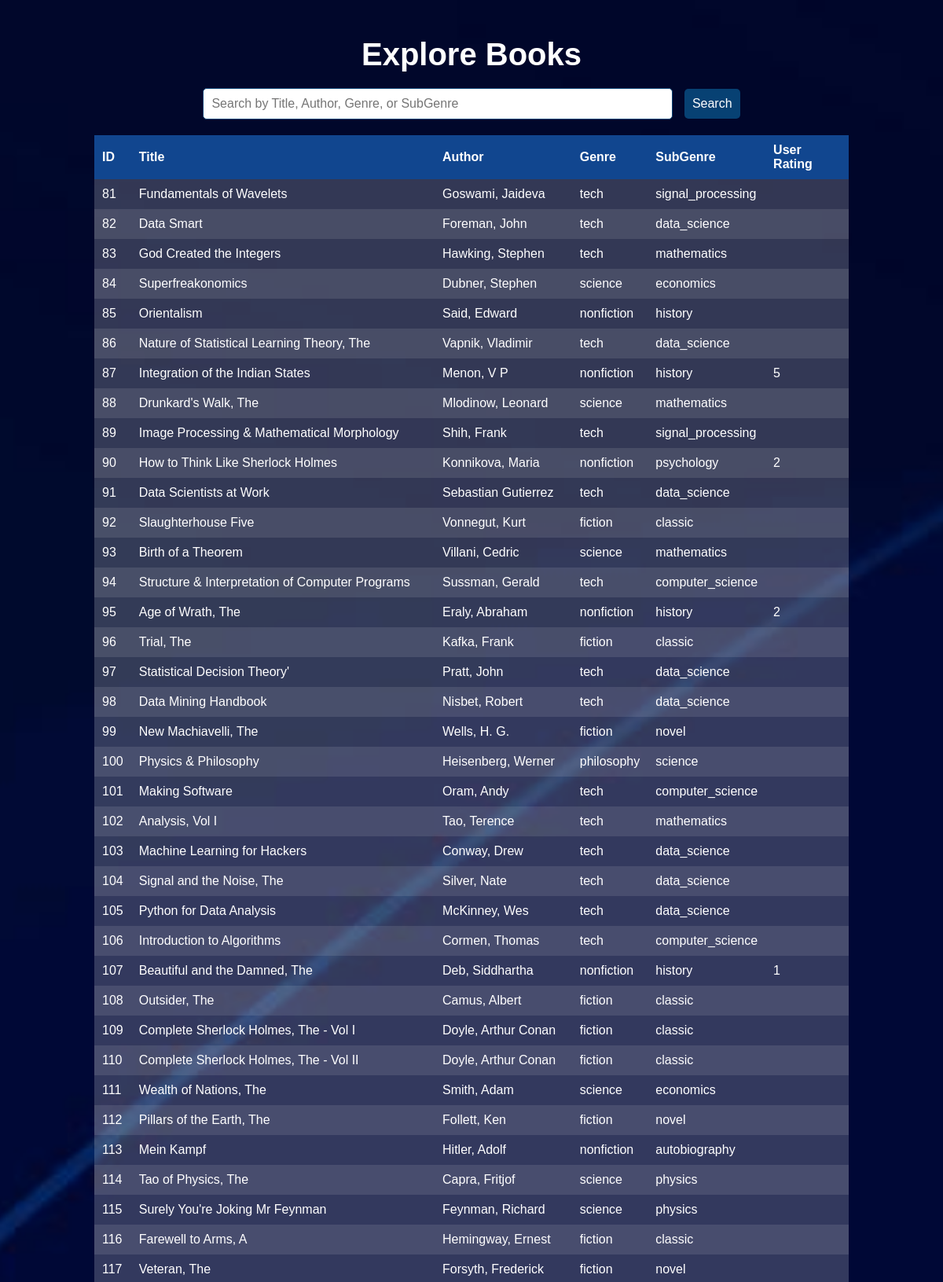
/templates/Explore.php (upper part), run on the app's committed database.
### tables this page shows
CREATE TABLE `book` (
  `id` int(11) NOT NULL,
  `Title` varchar(255) DEFAULT NULL,
  `Author` varchar(255) DEFAULT NULL,
  `Genre` varchar(255) DEFAULT NULL,
  `SubGenre` varchar(255) DEFAULT NULL,
  `UserRating` float DEFAULT NULL
);

### templates/Explore.php (the view, shortened to what this page needs)
<?php
$servername = "localhost";
$username = "root";
$password = "";
$dbname = "book_recommendation";
$conn = new mysqli($servername, $username, $password, $dbname);
$sort_column = 'id';
$sort_order = 'ASC';
$search_query = '';
$sql = "SELECT id, Title, Author, Genre, SubGenre, UserRating FROM book
        WHERE Title LIKE '%$search_query%'
        OR Author LIKE '%$search_query%'
        OR Genre LIKE '%$search_query%'
        OR SubGenre LIKE '%$search_query%'
        ORDER BY $sort_column $sort_order";
$result = $conn->query($sql);
?>
<!DOCTYPE html>
<html>
<head>
</head>
<body style="background-position: center center; background-size: cover; background-repeat: repeat; min-height: 100vh;">
    <div class="container">
        <h1>Explore Books</h1>
        <div class="search-form">
            <form method="get" action="">
                <input type="text" name="search" class="search-input" placeholder="Search by Title, Author, Genre, or SubGenre" value="<?php echo isset($_GET['search']) ? htmlspecialchars($_GET['search']) : ''; ?>">
                <button type="submit" class="search-button">Search</button>
            </form>
        </div>
        <div class="table-container">
            <table>
                <thead>
                    <tr>
                        <th><a href="?sort=id&order=<?php echo $sort_order == 'ASC' ? 'DESC' : 'ASC'; ?>">ID</a></th>
                        <th><a href="?sort=Title&order=<?php echo $sort_order == 'ASC' ? 'DESC' : 'ASC'; ?>">Title</a></th>
                        <th><a href="?sort=Author&order=<?php echo $sort_order == 'ASC' ? 'DESC' : 'ASC'; ?>">Author</a></th>
                        <th><a href="?sort=Genre&order=<?php echo $sort_order == 'ASC' ? 'DESC' : 'ASC'; ?>">Genre</a></th>
                        <th><a href="?sort=SubGenre&order=<?php echo $sort_order == 'ASC' ? 'DESC' : 'ASC'; ?>">SubGenre</a></th>
                        <th><a href="?sort=UserRating&order=<?php echo $sort_order == 'ASC' ? 'DESC' : 'ASC'; ?>">User Rating</a></th>
                    </tr>
                </thead>
                <tbody>
                    <?php
                    if ($result->num_rows > 0) {
                        while($row = $result->fetch_assoc()) {
                            echo "<tr>";
                            echo "<td>" . $row["id"]. "</td>";
                            echo "<td>" . $row["Title"]. "</td>";
                            echo "<td>" . $row["Author"]. "</td>";
                            echo "<td>" . $row["Genre"]. "</td>";
                            echo "<td>" . $row["SubGenre"]. "</td>";
                            echo "<td>" . $row["UserRating"]. "</td>";
                            echo "</tr>";
                        }
                    } else {
                        echo "<tr><td colspan='6'>No records found</td></tr>";
                    }
                    ?>
                </tbody>
            </table>
        </div>
    </div>
</body>
</html>

### templates/Explore.php (style rules this page uses)
body, html { margin: 0; padding: 0; height: 100%; font-family: 'Arial', sans-serif; background-image: url('http://localhost/book_recommendation/templates/Background_image.jpg'); color: white; background-attachment: fixed; }
.container { width: 80%; margin: auto; padding: 20px; }
h1 { text-align: center; font-size: 2.5rem; margin-bottom: 20px; }
.table-container { overflow-x: auto; }
table { width: 100%; border-collapse: collapse; background: rgba(255, 255, 255, 0.2); border-radius: 8px; box-shadow: 0 4px 10px rgba(0, 0, 0, 0.3); }
th, td { padding: 10px; text-align: left; }
th { background: #11468F; color: white; cursor: pointer; }
tr:nth-child(even) { background: rgba(255, 255, 255, 0.1); }
th a { color: white; text-decoration: none; }
.search-form { margin-bottom: 20px; text-align: center; }
.search-input { padding: 10px; font-size: 1rem; border-radius: 5px; border: 1px solid #074173; width: 60%; margin-right: 10px; }
.search-button { background-color: #074173; color: white; border: none; border-radius: 5px; padding: 10px; cursor: pointer; font-size: 1rem; }

### data on the page
book: id "81", Title "Fundamentals of Wavelets", Author "Goswami, Jaideva", Genre "tech", SubGenre "signal_processing"
book: id "82", Title "Data Smart", Author "Foreman, John", Genre "tech", SubGenre "data_science"
book: id "83", Title "God Created the Integers", Author "Hawking, Stephen", Genre "tech", SubGenre "mathematics"
book: id "84", Title "Superfreakonomics", Author "Dubner, Stephen", Genre "science", SubGenre "economics"
book: id "85", Title "Orientalism", Author "Said, Edward", Genre "nonfiction", SubGenre "history"
book: id "86", Title "Nature of Statistical Learning Theory, The", Author "Vapnik, Vladimir", Genre "tech", SubGenre "data_science"
book: id "87", Title "Integration of the Indian States", Author "Menon, V P", Genre "nonfiction", SubGenre "history", UserRating "5"
book: id "88", Title "Drunkard's Walk, The", Author "Mlodinow, Leonard", Genre "science", SubGenre "mathematics"
book: id "89", Title "Image Processing & Mathematical Morphology", Author "Shih, Frank", Genre "tech", SubGenre "signal_processing"
book: id "90", Title "How to Think Like Sherlock Holmes", Author "Konnikova, Maria", Genre "nonfiction", SubGenre "psychology", UserRating "2"
book: id "91", Title "Data Scientists at Work", Author "Sebastian Gutierrez", Genre "tech", SubGenre "data_science"
book: id "92", Title "Slaughterhouse Five", Author "Vonnegut, Kurt", Genre "fiction", SubGenre "classic"
book: id "93", Title "Birth of a Theorem", Author "Villani, Cedric", Genre "science", SubGenre "mathematics"
book: id "94", Title "Structure & Interpretation of Computer Programs", Author "Sussman, Gerald", Genre "tech", SubGenre "computer_science"
book: id "95", Title "Age of Wrath, The", Author "Eraly, Abraham", Genre "nonfiction", SubGenre "history", UserRating "2"
book: id "96", Title "Trial, The", Author "Kafka, Frank", Genre "fiction", SubGenre "classic"
book: id "97", Title "Statistical Decision Theory'", Author "Pratt, John", Genre "tech", SubGenre "data_science"
book: id "98", Title "Data Mining Handbook", Author "Nisbet, Robert", Genre "tech", SubGenre "data_science"
book: id "99", Title "New Machiavelli, The", Author "Wells, H. G.", Genre "fiction", SubGenre "novel"
book: id "100", Title "Physics & Philosophy", Author "Heisenberg, Werner", Genre "philosophy", SubGenre "science"
book: id "101", Title "Making Software", Author "Oram, Andy", Genre "tech", SubGenre "computer_science"
book: id "102", Title "Analysis, Vol I", Author "Tao, Terence", Genre "tech", SubGenre "mathematics"
book: id "103", Title "Machine Learning for Hackers", Author "Conway, Drew", Genre "tech", SubGenre "data_science"
book: id "104", Title "Signal and the Noise, The", Author "Silver, Nate", Genre "tech", SubGenre "data_science"
book: id "105", Title "Python for Data Analysis", Author "McKinney, Wes", Genre "tech", SubGenre "data_science"
book: id "106", Title "Introduction to Algorithms", Author "Cormen, Thomas", Genre "tech", SubGenre "computer_science"
book: id "107", Title "Beautiful and the Damned, The", Author "Deb, Siddhartha", Genre "nonfiction", SubGenre "history", UserRating "1"
book: id "108", Title "Outsider, The", Author "Camus, Albert", Genre "fiction", SubGenre "classic"
book: id "109", Title "Complete Sherlock Holmes, The - Vol I", Author "Doyle, Arthur Conan", Genre "fiction", SubGenre "classic"
book: id "110", Title "Complete Sherlock Holmes, The - Vol II", Author "Doyle, Arthur Conan", Genre "fiction", SubGenre "classic"
book: id "111", Title "Wealth of Nations, The", Author "Smith, Adam", Genre "science", SubGenre "economics"
book: id "112", Title "Pillars of the Earth, The", Author "Follett, Ken", Genre "fiction", SubGenre "novel"
book: id "113", Title "Mein Kampf", Author "Hitler, Adolf", Genre "nonfiction", SubGenre "autobiography"
book: id "114", Title "Tao of Physics, The", Author "Capra, Fritjof", Genre "science", SubGenre "physics"
book: id "115", Title "Surely You're Joking Mr Feynman", Author "Feynman, Richard", Genre "science", SubGenre "physics"
book: id "116", Title "Farewell to Arms, A", Author "Hemingway, Ernest", Genre "fiction", SubGenre "classic"
book: id "117", Title "Veteran, The", Author "Forsyth, Frederick", Genre "fiction", SubGenre "novel"
